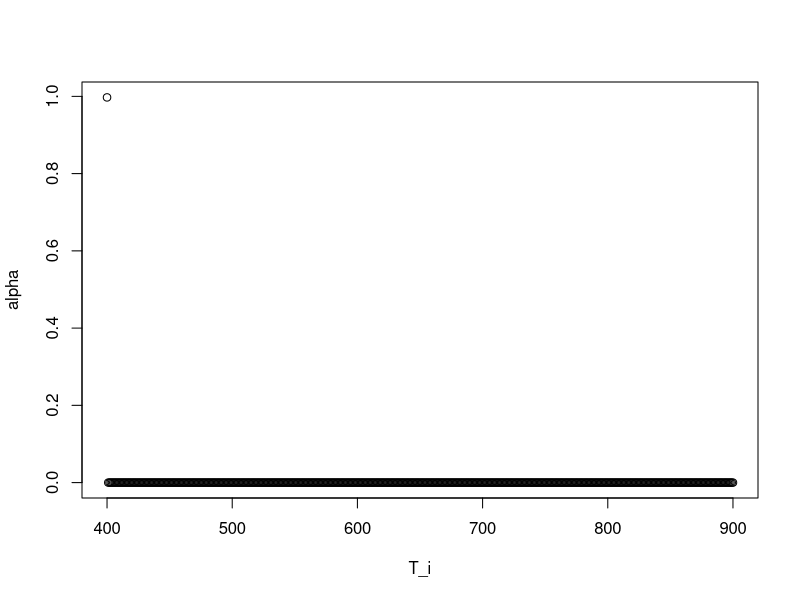

The R script that drew this image:


T_i <- seq(from = 400, to = 900, by = 1)
T_0 <- T_i[1]
E_0 <- 185.4
sigma <- 3.5
E_lower <- E_0 - 3*sigma
E_upper <- E_0 + 3*sigma
A <- 10^13.64
beta <- 20
n <- 1
R <- 8.314


f_E <- function (E) {
  dnorm(E, mean = E_0, sd = sigma)
}

# try it with the f_E instead... should be same?
alpha <- vector(length=length(T_i))

for (i in 1:length(T_i)) {

  f <- function (E) {
    u <- E/(R*T_i[i])
    u_0 <- E/(R*T_0)
    p_u <- (exp(-u) / u^2) * ((0.99962*u + 0.60642) / (u + 2.56879))
    p_u_0 <- (exp(-u_0) / u_0^2) * ((0.99962*u_0 + 0.60642) / (u_0 + 2.56879))

    approx <- E / R * (p_u - p_u_0)
    f_E(E) * exp(-(A / beta) * approx)

  }

  alpha[i] <- integrate(f, lower = E_lower, upper = E_upper)$value

}

png('output/firstDAEMsim.png')
plot(T_i,alpha)
dev.off()

